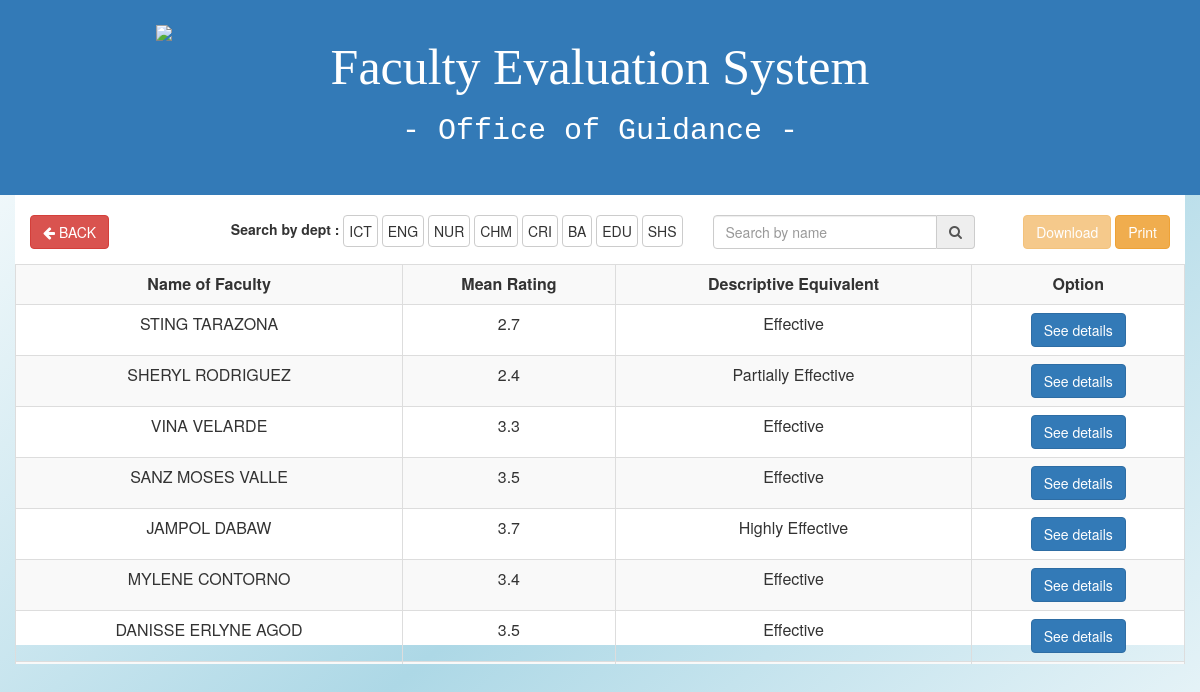
The app's page /views.php, older data.
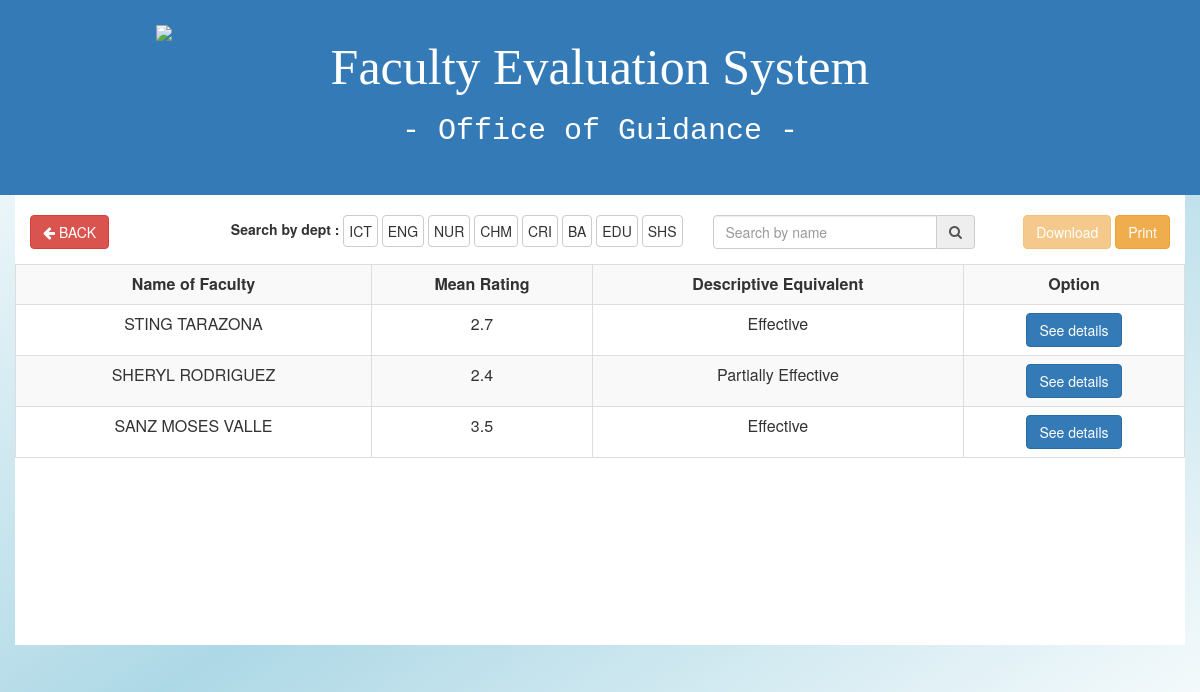
The same page, newer data.
### tables this page shows
CREATE TABLE `overall` (
  `id` int(11) NOT NULL,
  `teacher` varchar(100) NOT NULL,
  `score` int(11) NOT NULL,
  `students` int(11) NOT NULL,
  `grade` varchar(3) NOT NULL,
  `description` varchar(50) NOT NULL
);

### functions/function.php (called while the page is built, shortened)
<?php
 function connect(){
 	$db = new PDO("mysql:host=localhost;dbname=scheduling_system","root","");
 	return $db;
 }
function getoverall(){
  $dbs = connect();
  $query = $dbs->prepare("SELECT * from overall");
  $query->execute();
  return $results = $query->fetchAll(PDO::FETCH_OBJ);
}
?>

### views.php (the view, shortened to what this page needs)
<?php
include 'functions/function.php';
$results = getoverall();
 ?>
<html>
<head>
<link href="style/bootstrap.min.css" rel="stylesheet">
<link rel="stylesheet" href="style/css/font-awesome.min.css" type="text/css">
<link href="style/master.css" rel="stylesheet">
</head>
<body style="background:linear-gradient(to bottom right,white,lightblue,white); height:100%">
  <header>
    <div class="container-fluid bg-primary">
      <div class="row">
        <div class="container" style="padding: 20px 0px;">
          <div class="col-md-3">
            <div class="box">
                <img class="img-responsive" src="./images/logo.png"
                style="margin-left:70px; margin-top:5px">
            </div>
          </div>
          <div class="col-md-6 text-center">
              <h1 class="font"> Faculty Evaluation System </h1>
              <h1 class="font2"> - Office of Guidance - </h1>
          </div>
          <div class="col-md-3"></div>
        </div>
      </div>
    </div>
  </header>
<div class="container bg-white">
  <div class="row">
    <div class="col-md-1">
      <a href="adminrecord.php"><button class="btn btn-danger" type="button" name="button">
        <i class="fa fa-arrow-left"></i> BACK</button>
    </a>
    </div>
    <div class="col-md-6">
      <div class="form-inline pull-right">
        <label for="">Search by dept : </label>
        <a href="views.php?dept=ict" class="btn btn-default" style="padding:5px;">ICT</a>
        <a href="views.php?dept=eng" class="btn btn-default" style="padding:5px;">ENG</a>
        <a href="views.php?dept=nur" class="btn btn-default" style="padding:5px;">NUR</a>
        <a href="views.php?dept=chm" class="btn btn-default" style="padding:5px;">CHM</a>
        <a href="views.php?dept=cri" class="btn btn-default" style="padding:5px;">CRI</a>
        <a href="views.php?dept=ba" class="btn btn-default" style="padding:5px;">BA</a>
        <a href="views.php?dept=edu" class="btn btn-default" style="padding:5px;">EDU</a>
        <a href="views.php?dept=shs" class="btn btn-default" style="padding:5px;">SHS</a>
      </div>
    </div>
    <div class="col-md-3">
      <div class="form-group">
        <form class="input-group" action="#" method="post">
          <input class="form-control" type="text" name="searchname" placeholder="Search by name">
          <span class="input-group-addon"> <i class="fa fa-search"></i>
          </span>
        </form>
      </div>
    </div>
    <div class="col-md-2">
      <div class="pull-right">
        <a href="#" class="btn btn-warning"
        title="download overall table" disabled>Download</a>
        <a href="#" class="btn btn-warning" onclick="PrintTable();"
        title="print this table">Print</a>
      </div>
    </div>
  </div>
  <div class="row" style="height: 400px; overflow: auto;">
    <table class="table table-responsive table-striped table-bordered text" align="center">
    	<tr>
    		<th>Name of Faculty</th>
    		<th>Mean Rating</th>
    		<th>Descriptive Equivalent</th>
    		<th>Option</th>
    	</tr>
    	<?php foreach($results as $g): ?>
        <tr>
          <td><?php echo $g->teacher ?></td>
          <td><?php echo $g->grade ?></td>
          <td><?php echo $g->description ?></td>
          <td><button data-id="<?php echo $g->teacher;?>" type="button" class="btn btn-primary details"
           data-toggle="modal">See details</button>
         </td>
        </tr>
      <?php endforeach; ?>
    </table>
  </div>
</div>
</body>
</html>

### style/master.css (style rules this page uses)
.box { position: relative; margin: 0 auto; height: 150px; width: 150px; }
.font { font-family: impact; font-size: 50px; }
.font2 { font-family: monospace; font-size: 30px; }
.bg-white { padding-top: 20px; height: 450px; background-color: white; }
.table tr th { text-align: center; }

### views.php (style rules this page uses)
.text tr th { text-align: center; }
.text tr td { text-align: center; }

Row changes from the older to the newer data that the page shows:
removed overall: teacher "VINA VELARDE", grade "3.3", description "Effective"
removed overall: teacher "JAMPOL DABAW", grade "3.7", description "Highly Effective"
removed overall: teacher "MYLENE CONTORNO", grade "3.4", description "Effective"
removed overall: teacher "DANISSE ERLYNE AGOD", grade "3.5", description "Effective"
